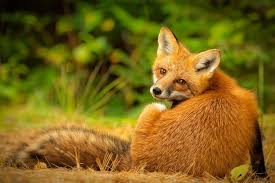
//> input picture EdgeDetection/fox.jpg, 275 x 183 px
$ ./thresholding ../EdgeDetection/fox.jpg   (built with g++ and OpenCV 4)
//> lines starting //> are read from the running program, lines starting //| are printed output that depends on the picture; after the words box and inside, x2 and y2 are one past the last pixel; in counts of white or black regions, pixels touching at a corner belong together
#include <stdlib.h>
#include <stdio.h>
#include <cv.h>
#include <highgui.h>

using namespace cv;

int main(int argc, char** argv)
{
   if (argc != 2)
   {
      printf("Error interpretating input argument formatting!\n");
      return -1;
   }

   Mat src, dst;

   // Load source image and copy its content into dst.
   src = imread(argv[1], CV_LOAD_IMAGE_COLOR);
//> src is the input picture: 183 rows x 275 cols, CV_8UC3; mean B, G, R 26.2, 99.7, 122.3
   dst.create(src.size(), src.type());

   // Convert dst to grayscale
   cvtColor(src, dst, CV_RGB2GRAY);
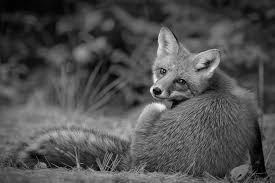
//> dst: 183 rows x 275 cols, CV_8UC1; min 0, max 245, mean 80.3

   // Apply Gaussian filter to the image.
   // Kernel size of the filter is set to be 3x3.
   // sigmaX and sigmaY components are set to be computed automatically
   // thanks to the getGaussianKernel() algorithm that sets them as:
   // simga = 0.3*((ksize - 1)*0.5 - 1) + 0.8.
   GaussianBlur(dst, dst, Size(3,3), 0, 0, BORDER_DEFAULT);

   // Thresholding operation: Otsu's binarization algorithm.
   threshold(dst, dst, 0, 255, CV_THRESH_BINARY | CV_THRESH_OTSU);
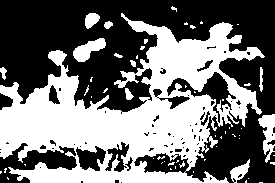
//> dst: 183 rows x 275 cols, CV_8UC1; 44.6% white; 56 white regions (45 under 20 px), largest, box (x1, y1, x2, y2) and area: (0, 13, 265, 183) 20646, (258, 114, 275, 163) 440, (73, 38, 106, 62) 417

   imwrite("thresholded_image.jpg", dst);

   return 0;
}
